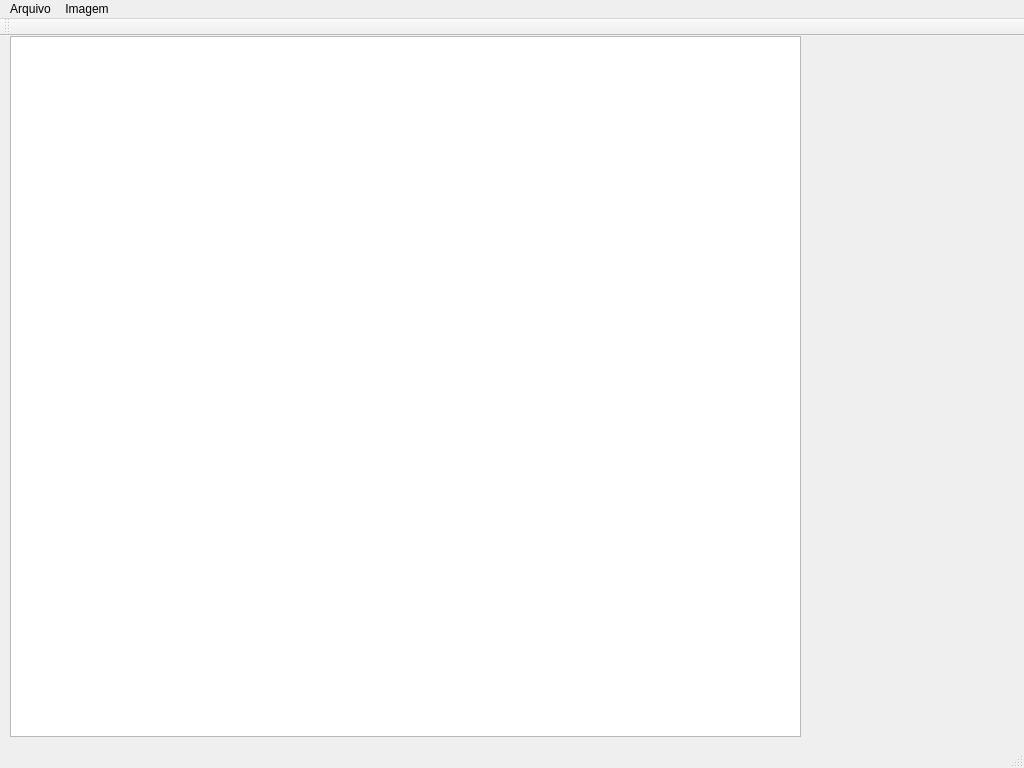
<?xml version="1.0" encoding="UTF-8"?>
<ui version="4.0">
 <class>MainWindow</class>
 <widget class="QMainWindow" name="MainWindow">
  <property name="geometry">
   <rect>
    <x>0</x>
    <y>0</y>
    <width>1024</width>
    <height>768</height>
   </rect>
  </property>
  <property name="windowTitle">
   <string>MainWindow</string>
  </property>
  <widget class="QWidget" name="centralWidget">
   <widget class="QGraphicsView" name="graphicsView">
    <property name="geometry">
     <rect>
      <x>10</x>
      <y>0</y>
      <width>791</width>
      <height>701</height>
     </rect>
    </property>
   </widget>
  </widget>
  <widget class="QMenuBar" name="menuBar">
   <property name="geometry">
    <rect>
     <x>0</x>
     <y>0</y>
     <width>1024</width>
     <height>19</height>
    </rect>
   </property>
   <widget class="QMenu" name="menuArquivo">
    <property name="title">
     <string>Arquivo</string>
    </property>
    <addaction name="separator"/>
    <addaction name="actionAbrirMapa"/>
    <addaction name="actionSalvar"/>
   </widget>
   <widget class="QMenu" name="menuImagem">
    <property name="title">
     <string>Imagem</string>
    </property>
    <addaction name="actionAbrirImagem"/>
   </widget>
   <addaction name="menuArquivo"/>
   <addaction name="menuImagem"/>
  </widget>
  <widget class="QToolBar" name="mainToolBar">
   <attribute name="toolBarArea">
    <enum>TopToolBarArea</enum>
   </attribute>
   <attribute name="toolBarBreak">
    <bool>false</bool>
   </attribute>
  </widget>
  <widget class="QStatusBar" name="statusBar"/>
  <action name="actionAbrirMapa">
   <property name="text">
    <string>Abrir</string>
   </property>
  </action>
  <action name="actionSalvar">
   <property name="text">
    <string>Salvar</string>
   </property>
  </action>
  <action name="actionAbrirImagem">
   <property name="text">
    <string>Abrir</string>
   </property>
  </action>
 </widget>
 <layoutdefault spacing="6" margin="11"/>
 <resources/>
 <connections/>
</ui>
